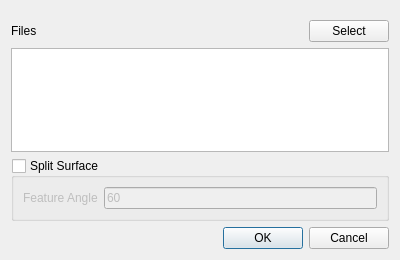
<?xml version="1.0" encoding="UTF-8"?>
<ui version="4.0">
 <class>ImportDialog</class>
 <widget class="QDialog" name="ImportDialog">
  <property name="geometry">
   <rect>
    <x>0</x>
    <y>0</y>
    <width>400</width>
    <height>260</height>
   </rect>
  </property>
  <property name="windowTitle">
   <string>Import STL</string>
  </property>
  <layout class="QVBoxLayout" name="verticalLayout">
   <item>
    <widget class="QWidget" name="widget" native="true">
     <layout class="QHBoxLayout" name="horizontalLayout">
      <property name="leftMargin">
       <number>0</number>
      </property>
      <property name="rightMargin">
       <number>0</number>
      </property>
      <property name="bottomMargin">
       <number>0</number>
      </property>
      <item>
       <widget class="QLabel" name="label">
        <property name="text">
         <string>Files</string>
        </property>
       </widget>
      </item>
      <item>
       <spacer name="horizontalSpacer">
        <property name="orientation">
         <enum>Qt::Horizontal</enum>
        </property>
        <property name="sizeHint" stdset="0">
         <size>
          <width>40</width>
          <height>20</height>
         </size>
        </property>
       </spacer>
      </item>
      <item>
       <widget class="QPushButton" name="select">
        <property name="text">
         <string>Select</string>
        </property>
       </widget>
      </item>
     </layout>
    </widget>
   </item>
   <item>
    <widget class="QListWidget" name="files"/>
   </item>
   <item>
    <widget class="QGroupBox" name="splitSurface">
     <property name="title">
      <string>Split Surface</string>
     </property>
     <property name="checkable">
      <bool>true</bool>
     </property>
     <property name="checked">
      <bool>false</bool>
     </property>
     <layout class="QFormLayout" name="formLayout">
      <item row="0" column="0">
       <widget class="QLabel" name="label_2">
        <property name="text">
         <string>Feature Angle</string>
        </property>
       </widget>
      </item>
      <item row="0" column="1">
       <widget class="QLineEdit" name="featureAngle">
        <property name="text">
         <string>60</string>
        </property>
       </widget>
      </item>
     </layout>
    </widget>
   </item>
   <item>
    <widget class="QDialogButtonBox" name="buttonBox">
     <property name="orientation">
      <enum>Qt::Horizontal</enum>
     </property>
     <property name="standardButtons">
      <set>QDialogButtonBox::Cancel|QDialogButtonBox::Ok</set>
     </property>
    </widget>
   </item>
  </layout>
 </widget>
 <resources/>
 <connections>
  <connection>
   <sender>buttonBox</sender>
   <signal>accepted()</signal>
   <receiver>ImportDialog</receiver>
   <slot>accept()</slot>
   <hints>
    <hint type="sourcelabel">
     <x>248</x>
     <y>254</y>
    </hint>
    <hint type="destinationlabel">
     <x>157</x>
     <y>274</y>
    </hint>
   </hints>
  </connection>
  <connection>
   <sender>buttonBox</sender>
   <signal>rejected()</signal>
   <receiver>ImportDialog</receiver>
   <slot>reject()</slot>
   <hints>
    <hint type="sourcelabel">
     <x>316</x>
     <y>260</y>
    </hint>
    <hint type="destinationlabel">
     <x>286</x>
     <y>274</y>
    </hint>
   </hints>
  </connection>
 </connections>
</ui>
